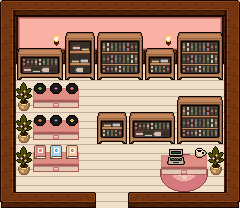

A 2D game scene composited from a Tiled map and its tileset images. What follows is a short description and the map's XML, with every tile layer's data as written:
An orthogonal 15x13 tile map with 16x16 px tiles, 6 tile layers (Tile, Carpet, Wall, Furniture, ...), 3 tilesets and 34 objects (6x furniture_desc, book_out, book_enterance, book_looking, book_working, ...).

<map version="1.10" tiledversion="1.12.2" orientation="orthogonal" renderorder="right-down" width="15" height="13" tilewidth="16" tileheight="16" infinite="0" nextlayerid="11" nextobjectid="35">
 <tileset firstgid="1" source="UI_Component.tsx" />
 <tileset firstgid="257" source="bookStore.tsx" />
 <tileset firstgid="513" source="restaurant.tsx" />
 <layer id="2" name="Tile" width="15" height="13" locked="1">
  <data encoding="csv">
324,324,324,324,324,324,324,324,324,324,324,324,324,324,324,
324,324,324,324,324,324,324,324,324,324,324,324,324,324,324,
324,324,324,324,324,324,324,324,324,324,324,324,324,324,324,
324,324,324,324,324,324,324,324,324,324,324,324,324,324,324,
324,324,324,324,324,324,324,324,324,324,324,324,324,324,324,
324,324,324,324,324,324,324,324,324,324,324,324,324,324,324,
324,324,324,324,324,324,324,324,324,324,324,324,324,324,324,
324,324,324,324,324,324,324,324,324,324,324,324,324,324,324,
324,324,324,324,324,324,324,324,324,324,324,324,324,324,324,
324,324,324,324,324,324,324,324,324,324,324,324,324,324,324,
324,324,324,324,324,324,324,324,324,324,324,324,324,324,324,
324,324,324,324,324,324,324,324,324,324,324,324,324,324,324,
324,324,324,324,324,324,324,324,324,324,324,324,324,324,324
</data>
 </layer>
 <layer id="5" name="Carpet" width="15" height="13" locked="1">
  <data encoding="csv">
0,0,0,0,0,0,0,0,0,0,0,0,0,0,0,
0,0,0,0,0,0,0,0,0,0,0,0,0,0,0,
0,0,0,0,0,0,0,0,0,0,0,0,0,0,0,
0,0,0,0,0,0,0,0,0,0,0,0,0,0,0,
0,0,0,0,0,0,0,0,0,0,0,0,0,0,0,
0,0,0,0,0,0,0,0,0,0,0,0,0,0,0,
0,0,0,0,0,0,0,0,0,0,0,0,0,0,0,
0,0,0,0,0,0,0,0,0,0,0,0,0,0,0,
0,0,0,0,0,0,0,0,0,0,0,0,0,0,0,
0,0,0,0,0,0,0,0,0,0,325,326,327,0,0,
0,0,0,0,0,0,0,0,0,0,341,342,343,0,0,
0,0,0,0,0,0,0,0,0,0,357,358,359,0,0,
0,0,0,0,0,0,0,0,0,0,0,0,0,0,0
</data>
 </layer>
 <layer id="1" name="Wall" width="15" height="13">
  <data encoding="csv">
113,114,114,114,114,114,114,114,114,114,114,114,114,114,115,
129,321,322,322,322,322,322,322,322,322,322,322,322,323,211,
129,337,338,338,338,338,338,338,338,338,338,338,338,339,211,
129,353,354,354,354,354,354,354,354,354,354,354,354,355,211,
129,0,0,0,0,0,0,0,0,0,0,0,0,0,211,
129,0,0,0,0,0,0,0,0,0,0,0,0,0,211,
129,0,0,0,0,0,0,0,0,0,0,0,0,0,211,
129,0,0,0,0,0,0,0,0,0,0,0,0,0,211,
129,0,0,0,0,0,0,0,0,0,0,0,0,0,211,
129,0,0,0,0,0,0,0,0,0,0,0,0,0,211,
129,0,0,0,0,0,0,0,0,0,0,0,0,0,211,
129,0,0,0,0,0,0,0,0,0,0,0,0,0,211,
225,226,226,226,226,98,0,0,97,226,226,226,226,226,227
</data>
 </layer>
 <layer id="3" name="Furniture" width="15" height="13" locked="1">
  <data encoding="csv">
0,0,0,0,0,0,0,0,0,0,0,0,0,0,0,
0,0,0,0,0,0,0,0,0,0,0,0,0,0,0,
0,0,0,0,281,282,273,274,275,0,0,273,274,275,0,
0,292,293,294,297,298,289,290,291,295,296,289,290,291,0,
0,308,309,310,313,314,305,306,307,311,312,305,306,307,0,
0,262,299,300,301,0,0,0,0,0,0,0,0,0,0,
0,278,315,316,317,0,0,0,0,0,0,273,274,275,0,
0,262,299,300,301,0,295,296,292,293,294,289,290,291,0,
0,278,315,316,317,0,311,312,308,309,310,305,306,307,0,
0,262,299,300,301,0,0,0,0,0,267,268,269,262,0,
0,278,315,316,317,0,0,0,0,0,283,284,285,278,0,
0,0,0,0,0,0,0,0,0,0,0,0,0,0,0,
0,0,0,0,0,0,0,0,0,0,0,0,0,0,0
</data>
 </layer>
 <layer id="4" name="Deco" width="15" height="13" locked="1">
  <data encoding="csv">
0,0,0,0,0,0,0,0,0,0,0,0,0,0,0,
0,0,0,0,0,0,0,0,0,0,0,0,0,0,0,
0,0,0,0,0,0,0,0,0,0,0,0,0,0,0,
0,0,0,0,0,0,0,0,0,0,0,0,0,0,0,
0,0,0,0,0,0,0,0,0,0,0,0,0,0,0,
0,0,360,361,362,0,0,0,0,0,0,0,0,0,0,
0,0,0,0,0,0,0,0,0,0,0,0,0,0,0,
0,0,344,345,346,0,0,0,0,0,0,0,0,0,0,
0,0,0,0,0,0,0,0,0,0,0,0,0,0,0,
0,0,328,329,330,0,0,0,0,0,260,261,279,0,0,
0,0,0,0,0,0,0,0,0,0,276,277,0,0,0,
0,0,0,0,0,0,0,0,0,0,0,0,0,0,0,
0,0,0,0,0,0,0,0,0,0,0,0,0,0,0
</data>
 </layer>
 <layer id="8" name="Light" width="15" height="13" locked="1">
  <data encoding="csv">
0,0,0,0,0,0,0,0,0,0,0,0,0,0,0,
0,0,0,0,0,0,0,0,0,0,0,0,0,0,0,
0,0,0,548,0,0,0,0,0,0,548,0,0,0,0,
0,0,0,0,0,0,0,0,0,0,0,0,0,0,0,
0,0,0,0,0,0,0,0,0,0,0,0,0,0,0,
0,0,0,0,0,0,0,0,0,0,0,0,0,0,0,
0,0,0,0,0,0,0,0,0,0,0,0,0,0,0,
0,0,0,0,0,0,0,0,0,0,0,0,0,0,0,
0,0,0,0,0,0,0,0,0,0,0,0,0,0,0,
0,0,0,0,0,0,0,0,0,0,0,0,0,0,0,
0,0,0,0,0,0,0,0,0,0,0,0,0,0,0,
0,0,0,0,0,0,0,0,0,0,0,0,0,0,0,
0,0,0,0,0,0,0,0,0,0,0,0,0,0,0
</data>
 </layer>
 <objectgroup id="6" name="Warp" visible="0" locked="1">
  <object id="1" name="book_out" x="96" y="192" width="32" height="16">
   <properties>
    <property name="target_map" value="plaza2" />
    <property name="target_spawn" value="book_exit" />
   </properties>
  </object>
 </objectgroup>
 <objectgroup id="7" name="Spawn" visible="0" locked="1">
  <object id="2" name="book_enterance" x="120.031" y="197.637" />
  <object id="3" name="book_looking" x="112" y="96" />
  <object id="4" name="book_working" x="176" y="160" />
  <object id="23" name="arrest_scene_usher" x="208" y="80" />
  <object id="24" name="arrest_scene_victim" x="192" y="80" />
  <object id="25" name="arrest_scene_poli" x="144" y="96" />
  <object id="26" name="arrest_scene_player" x="96" y="160" />
  <object id="27" name="usher_heart_npc" x="48" y="112" />
  <object id="28" name="usher_heart_player" x="80" y="112" />
 </objectgroup>
 <objectgroup id="9" name="Interactable" visible="0" locked="1">
  <object id="5" name="cash_register" x="168.125" y="175.625" width="16" height="16">
   <properties>
    <property name="shop_id" value="usher_shop" />
   </properties>
  </object>
  <object id="29" name="furniture_desc" x="96" y="80" width="48" height="16">
   <properties>
    <property name="id" value="book3" />
   </properties>
  </object>
  <object id="30" name="furniture_desc" x="144" y="80" width="32" height="16">
   <properties>
    <property name="id" value="book2" />
   </properties>
  </object>
  <object id="31" name="furniture_desc" x="176" y="80" width="48" height="16">
   <properties>
    <property name="id" value="book1" />
   </properties>
  </object>
  <object id="32" name="furniture_desc" x="96" y="144" width="32" height="16">
   <properties>
    <property name="id" value="book4" />
   </properties>
  </object>
  <object id="33" name="furniture_desc" x="32" y="160" width="48" height="32">
   <properties>
    <property name="id" value="book5" />
   </properties>
  </object>
  <object id="34" name="furniture_desc" x="32" y="96" width="48" height="64">
   <properties>
    <property name="id" value="music1" />
   </properties>
  </object>
 </objectgroup>
 <objectgroup id="10" name="YSortAnchor" visible="0" locked="1">
  <object id="6" name="shelf1" x="16" y="48" width="48" height="32" />
  <object id="7" name="shelf2" x="128" y="112" width="48" height="32" />
  <object id="8" name="shelf3" x="96" y="112" width="32" height="32" />
  <object id="9" name="shelf4" x="144" y="48" width="32" height="32" />
  <object id="10" name="shelf5" x="64" y="32" width="32" height="48" />
  <object id="11" name="shelf6" x="96" y="32" width="48" height="48" />
  <object id="12" name="shelf7" x="176" y="32" width="48" height="48" />
  <object id="13" name="shelf8" x="176" y="96" width="48" height="48" />
  <object id="14" name="desk1" x="32" y="80" width="48" height="32" />
  <object id="15" name="desk2" x="32" y="112" width="48" height="32" />
  <object id="16" name="desk3" x="32" y="144" width="48" height="32" />
  <object id="17" name="desk4" x="160" y="144" width="48" height="32" />
  <object id="18" name="vase1" x="16" y="80" width="16" height="32" />
  <object id="19" name="vase2" x="16" y="112" width="16" height="32" />
  <object id="20" name="vase3" x="16" y="144" width="16" height="32" />
  <object id="21" name="vase4" x="208" y="144" width="16" height="32" />
  <object id="22" name="wall" x="16" y="16" width="208" height="48" />
 </objectgroup>
</map>
